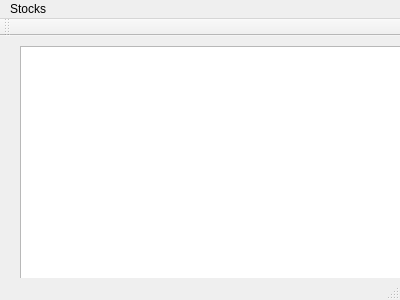
<?xml version="1.0" encoding="UTF-8"?>
<ui version="4.0">
 <class>MainWindow</class>
 <widget class="QMainWindow" name="MainWindow">
  <property name="geometry">
   <rect>
    <x>0</x>
    <y>0</y>
    <width>400</width>
    <height>300</height>
   </rect>
  </property>
  <property name="windowTitle">
   <string>MainWindow</string>
  </property>
  <widget class="QWidget" name="centralWidget">
   <widget class="QTableView" name="tableViewPortfolio">
    <property name="geometry">
     <rect>
      <x>20</x>
      <y>10</y>
      <width>650</width>
      <height>650</height>
     </rect>
    </property>
   </widget>
  </widget>
  <widget class="QMenuBar" name="menuBar">
   <property name="geometry">
    <rect>
     <x>0</x>
     <y>0</y>
     <width>400</width>
     <height>17</height>
    </rect>
   </property>
   <widget class="QMenu" name="menuStocks">
    <property name="title">
     <string>Stocks</string>
    </property>
    <addaction name="actionStock_List"/>
   </widget>
   <addaction name="menuStocks"/>
  </widget>
  <widget class="QToolBar" name="mainToolBar">
   <attribute name="toolBarArea">
    <enum>TopToolBarArea</enum>
   </attribute>
   <attribute name="toolBarBreak">
    <bool>false</bool>
   </attribute>
  </widget>
  <widget class="QStatusBar" name="statusBar"/>
  <action name="actionStock_List">
   <property name="text">
    <string>Stock List</string>
   </property>
  </action>
 </widget>
 <layoutdefault spacing="6" margin="11"/>
 <resources/>
 <connections/>
</ui>
